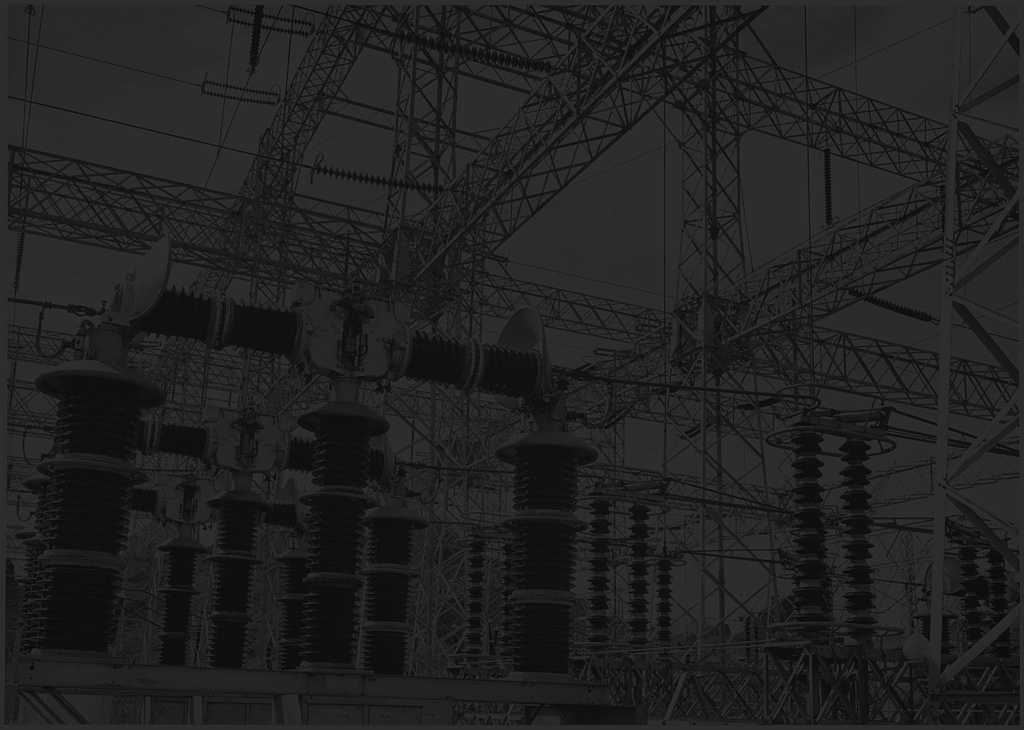
#> input picture COMP9517/labs/lab01/ansel_adams.jpg, 1024 x 730 px
$ jupyter execute solutions.ipynb   (shell and % lines are left out)
#> lines starting #> are read from the running program, lines starting #| are printed output that depends on the picture
[cell 1]
import cv2
img = cv2.imread("ansel_adams.jpg", cv2.IMREAD_GRAYSCALE)
#> img is the input picture: shape (730, 1024); min 5, max 57, mean 33.2
img.shape
#> Out = (730, 1024)

[cell 2]
import numpy as np
import matplotlib.pyplot as plt
plt.imshow(img, cmap='gray', vmin=0, vmax=255 )

[cell 3]
# Q1
img2 = (img - np.min(img)) * (255/(np.max(img) - np.min(img)))
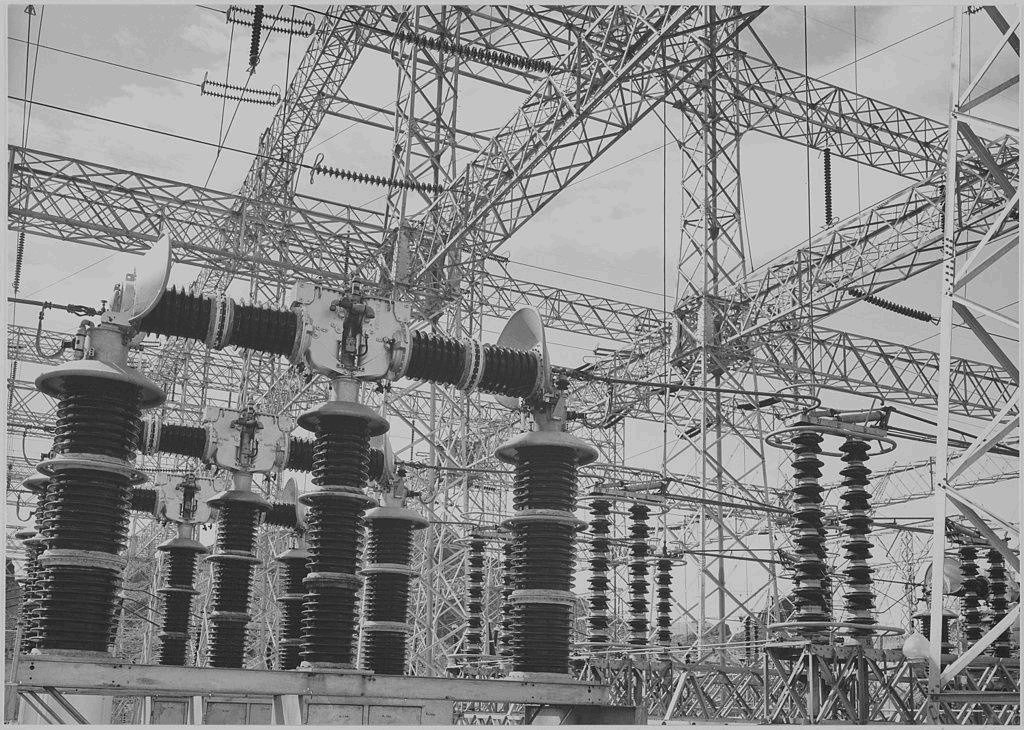
#> img2: shape (730, 1024) float64; min 0, max 255, mean 138.1; drawn with min black and max white
plt.imshow(img2, cmap="gray", vmin=0, vmax=255)

[cell 4]
# Q2
from bisect import bisect
breakpoints = list(range(0,255, 25))
data = list(img[:,:].flatten())
#> data = 747520 items

def bin_data(val, breakpoints=[60, 70, 80, 90], bins=[4,3,2,1]):
        i = bisect(breakpoints, val)
        return bins[i]

binned = [bin_data(i,breakpoints, breakpoints) for i in data]
#> binned = 747520 items

hist = np.zeros(len(breakpoints))
for i in binned:
    idx = breakpoints.index(i)
    hist[idx] += 1
#> after the loop, hist = [0, 199001, 542875, 5644, 0, 0, 0, 0, 0, 0, 0]

img_quant = np.array(binned).reshape(img.shape)
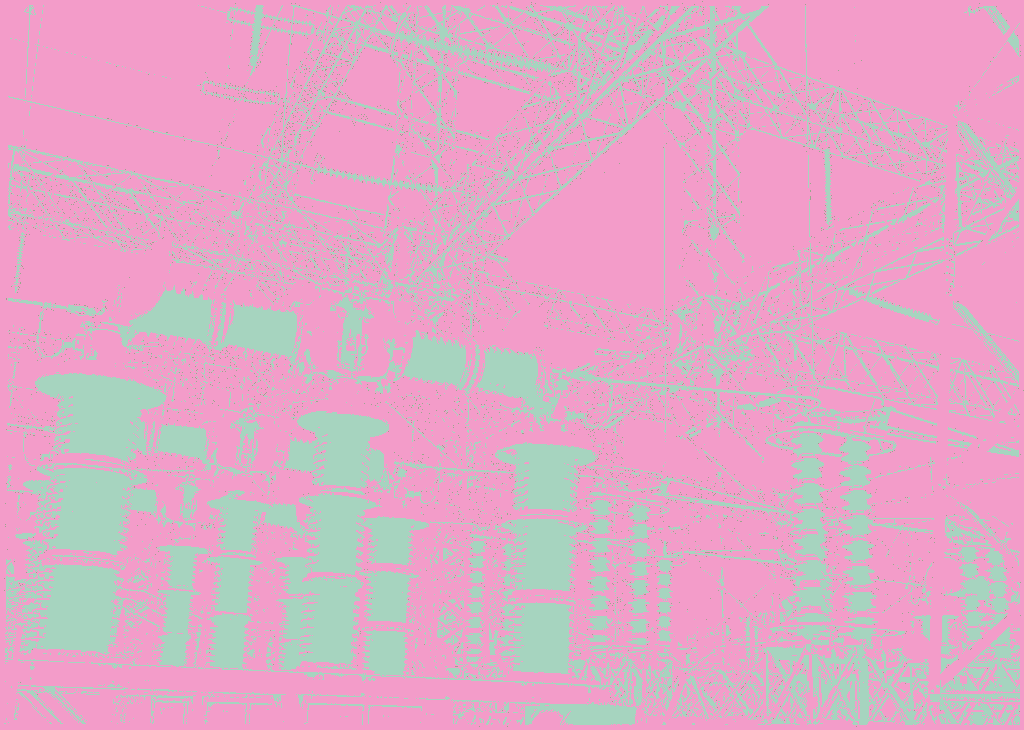
#> img_quant: shape (730, 1024) int64; 3 distinct labels, from 25 to 75; one colour per label, 0 black
print(np.unique(img_quant))
#| [25 50 75]
plt.imshow(img_quant, cmap="gray", vmin=0, vmax=255)

[cell 5]
# Q3
sobel_x = np.array([[-1, 0, 1],[-2, 0, 2],[-1, 0, 1]])
sobel_y = np.array([[-1, -2, -1],[0, 0, 0],[1, 2, 1]])

sbl_x = cv2.filter2D(img, -1, sobel_x)
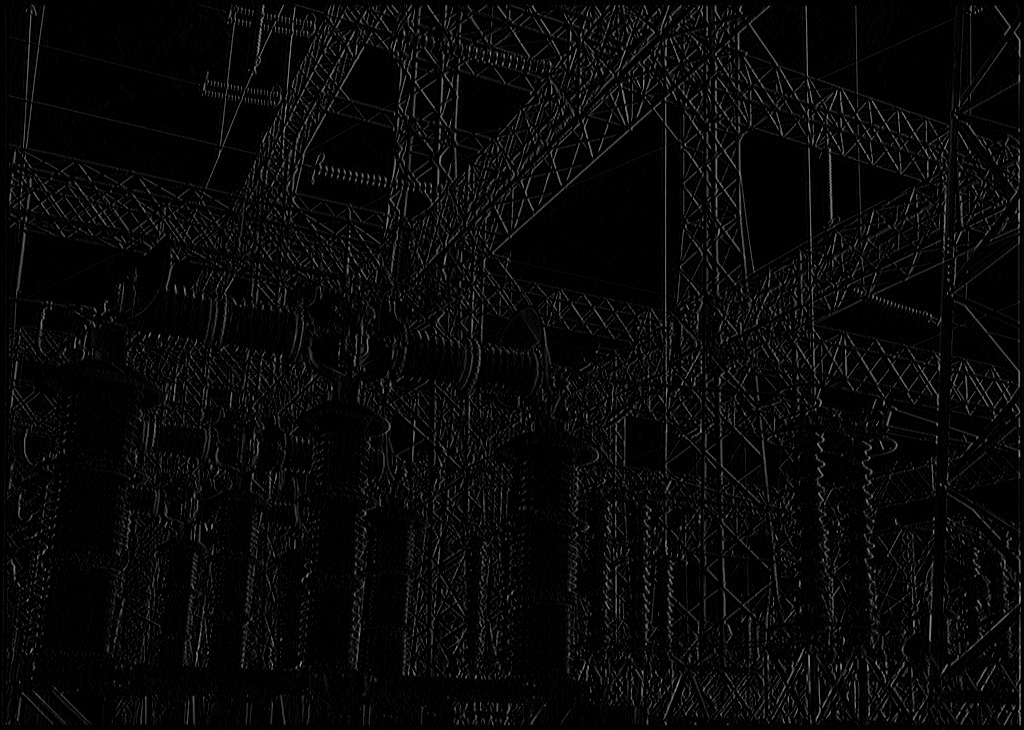
#> sbl_x: shape (730, 1024); min 0, max 148, mean 8.4
sbl_y = cv2.filter2D(img, -1, sobel_y)
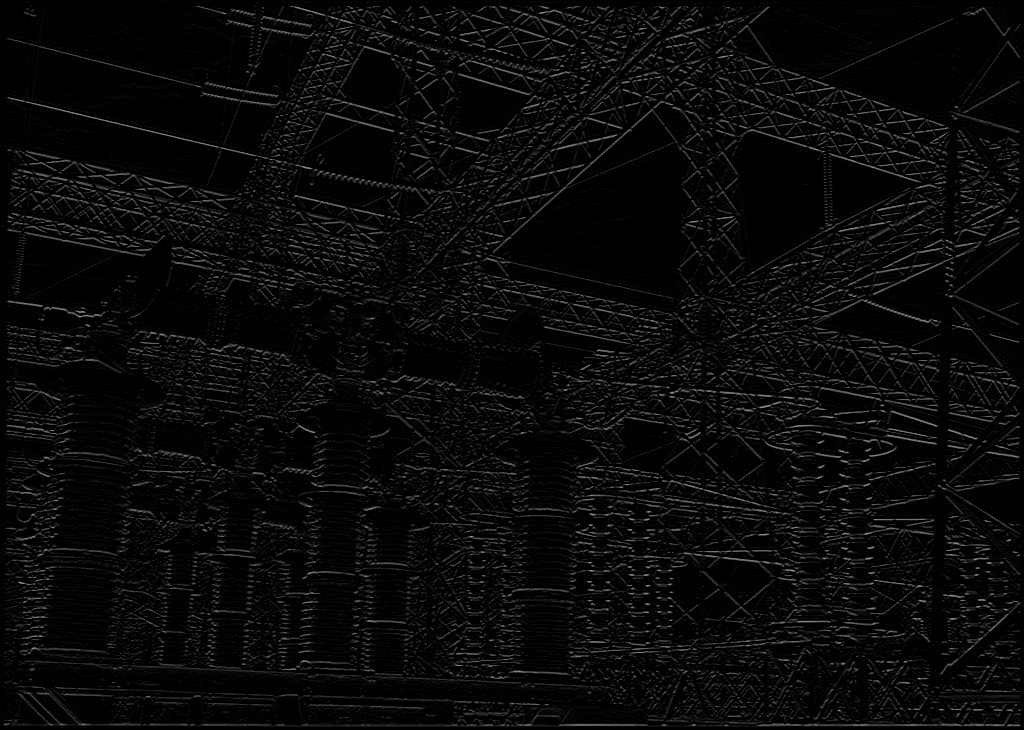
#> sbl_y: shape (730, 1024); min 0, max 158, mean 9.5

plt.imshow(sbl_x, cmap='gray', vmin=0, vmax=255)
plt.imshow(sbl_y, cmap='gray', vmin=0, vmax=255)

[cell 6]
# Q4
laplacian = np.array([[0, -1, 0],[-1, 8, -1], [0,-1,0]])
lplcn = cv2.filter2D(img,-1, laplacian)

plt.imshow(lplcn, cmap='gray', vmin=0, vmax=255)
